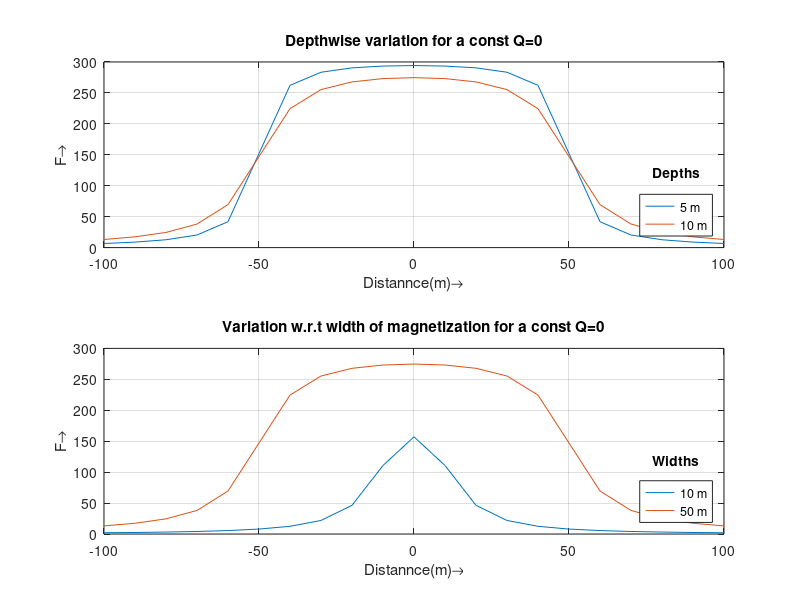
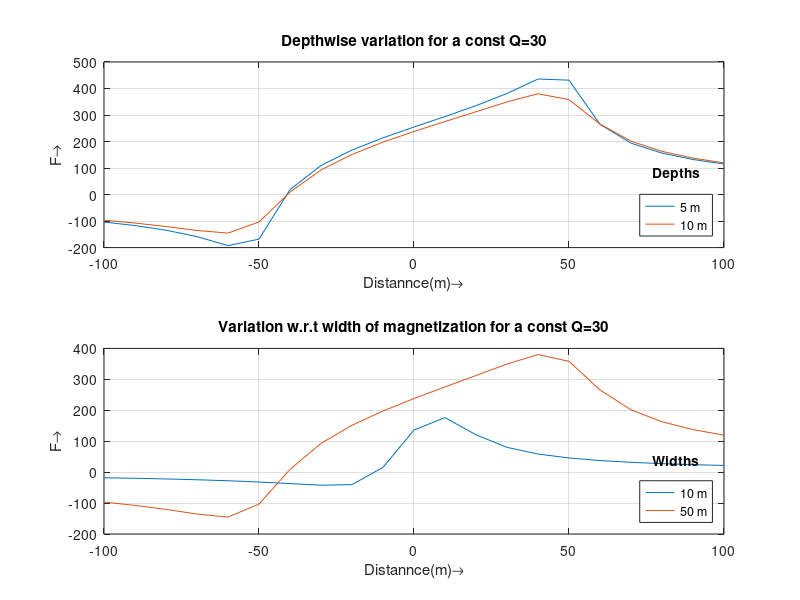
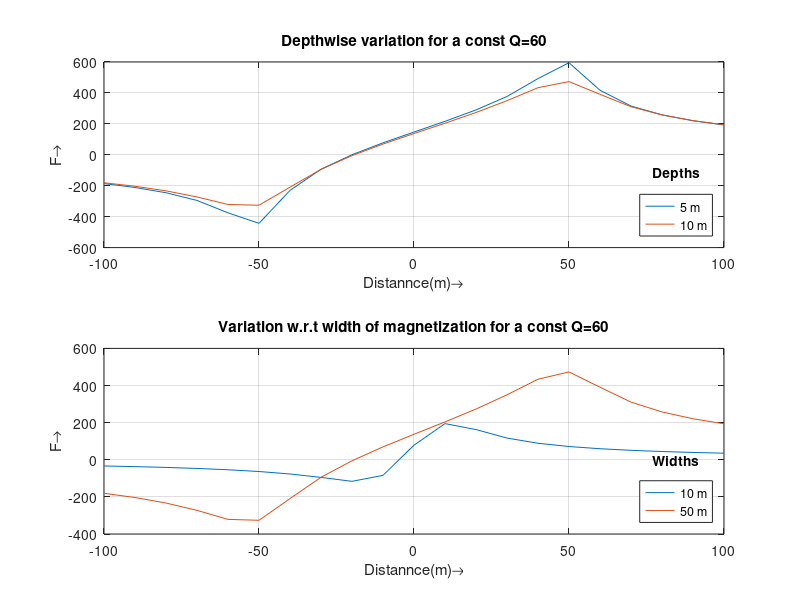
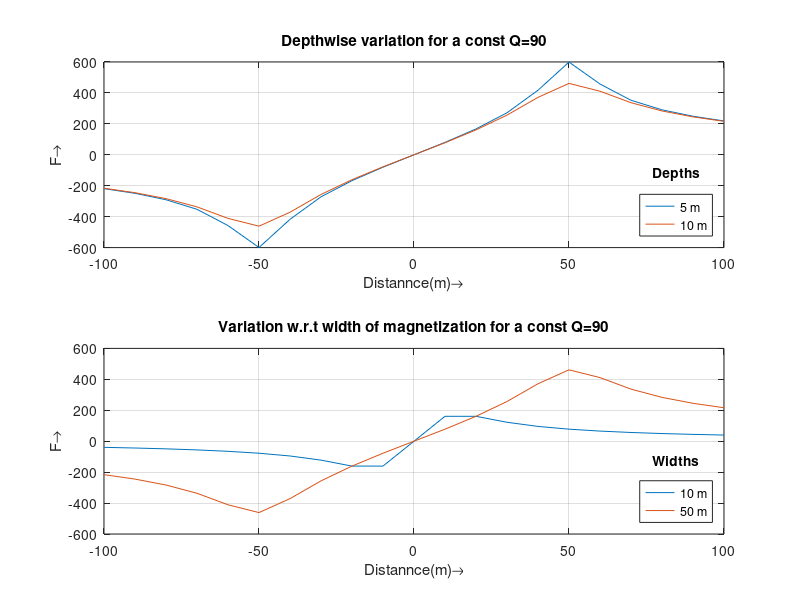

These charts were generated, in order, by the following MATLAB code:
% Assignment_7
%%%%%%%%%%%%%%%%%%%%%%%%%%%%%%%%%%%%%%%%%%%%%%%%%%%%%%%%%%%%%%%%%%%%%%%%%%%%%%%%%%$$$$$$
% Q.2
clear all,close all
CF = 100; %[=2*J*sin(tht)](amplitude coefficient)
Q = [0,30,60,90]; %(arbitrary angle of magnetisation)
Z = [5, 10] ; %in m (depth to the centre of the body)
T = [10, 50]; %in m (width of the dyke)
x = -100:10:100; %in m (Distance of the pt of obs from origin)

for k=1:length(Q)
    figure(k)
    for l=1:length(T)
    for i=1:length(Z)
        for j=1:length(x)    
        F(j,k,l,i)=CF*((atan((x(j)+T(l))/Z(i))-atan((x(j)-T(l))/Z(i)))*cosd(Q(k))+...
        (log(((x(j)+T(l))^2+Z(i)^2)/((x(j)-T(l))^2+Z(i)^2))*sind(Q(k))));
        end
        subplot(2,1,1)
        plot(x,F(:,k,l,i))
        hold on, grid on,
    end
        hold off
        title(['Depthwise variation for a const Q=',num2str(Q(k))])
        leg=legend({'5 m','10 m'},'Location','southeast');
        title(leg,'Depths')
        xlabel('Distannce(m)\rightarrow'),ylabel('F\rightarrow')
        subplot(2,1,2)
        plot(x,F(:,k,l,i))
        hold on, grid on
    end
    leg=legend({'10 m','50 m'},'Location','southeast');
    title(leg,'Widths')
    title(['Depthwise variation for a const Q=',num2str(Q(k))])
    xlabel('Distannce(m)\rightarrow'),ylabel('F\rightarrow')
    title(['Variation w.r.t width of magnetization for a const Q=',num2str(Q(k))])
end

figure()
V=F(:,:,2,1);
plot(x,V)
grid on
leg=legend({'0','30','60','90'},'Location','southeast');
title(leg,'Q')
title(['Variation w.r.t dir^n of magnetisation for const depth=',...
    num2str(Z(1)),'m and const Width=',num2str(T(2)),'m'])
xlabel('Distannce(m)\rightarrow'),ylabel('F\rightarrow')
